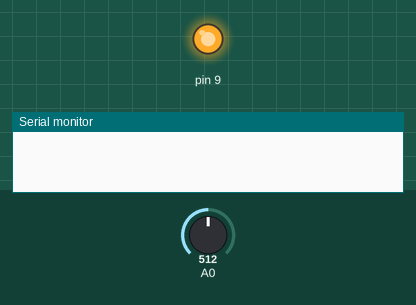
Recording of a sketch running on a simulated Arduino Uno, built with avr-gcc and run on an emulated ATmega328P. Parts: output pins drawn as LEDs (lit = HIGH), the last lines printed to the serial monitor. The inputs (shaded band) are chosen by the test bench; at power-on: A0 = 512.

Above: at 1.2 s.
1.3 s: A0 set to 452
At 3.0 s:
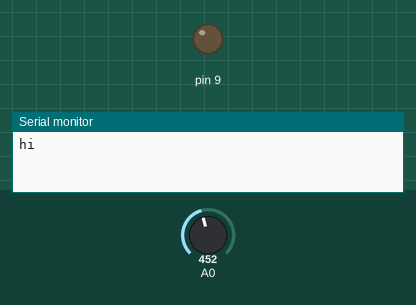
4.3 s: A0 set to 420
8.3 s: A0 set to 306
Timing chart, 0 to 12.3 s (numbered marks = the images above; inputs shaded):
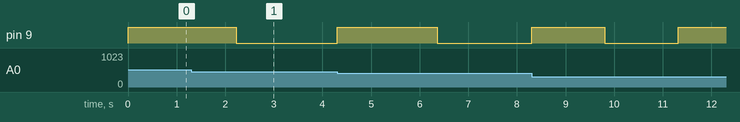

Measured:
- after the input at 1.3 s, pin 9: HIGH → LOW after 0.92 s instead of 1.2 s

The sketch:

better_delay.ino
```cpp
int delayValue;
unsigned long lastSwitchTime = 0;
boolean currentLightStatus = true;

void setup() {
  pinMode(9, OUTPUT);
  pinMode(A0, INPUT);
  Serial.begin(9600);

}

void loop() {
  delayValue = analogRead(A0);
  delayValue = map(delayValue, 0, 1023, 20, 5000);
  digitalWrite(9,currentLightStatus);
  if (millis() > (lastSwitchTime + delayValue)) {
    currentLightStatus = !currentLightStatus;
    lastSwitchTime = millis();
    Serial.println("hi");
  }
}
```
